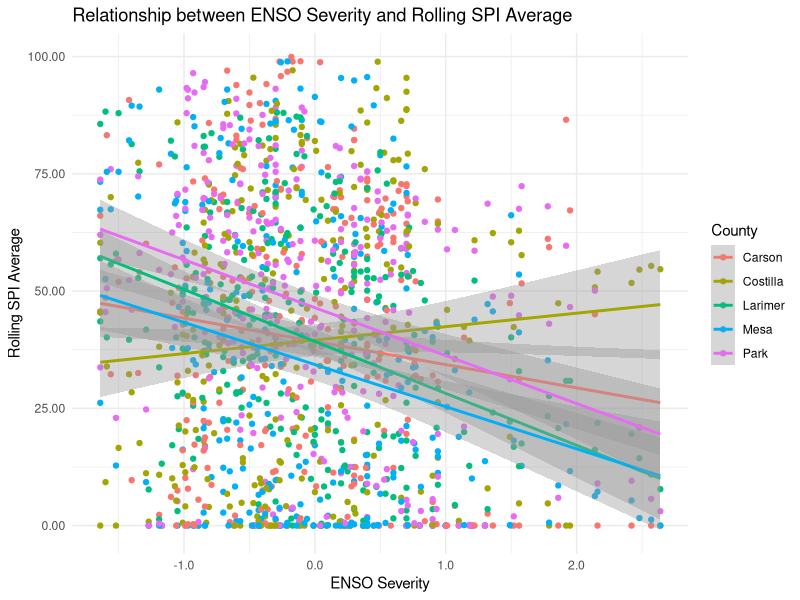
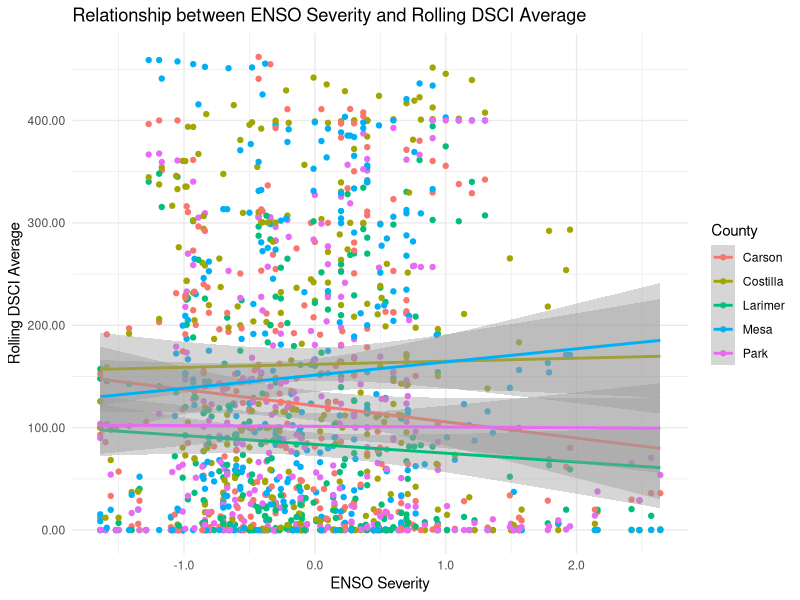
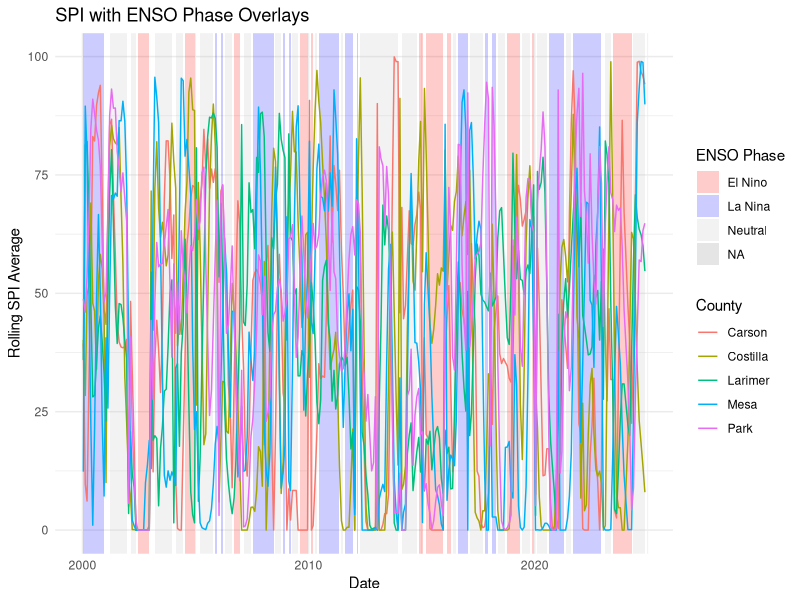
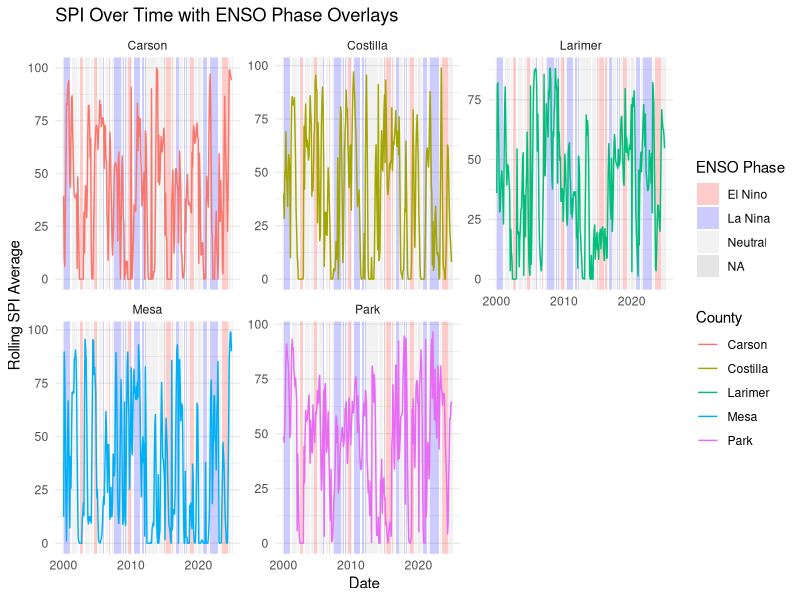
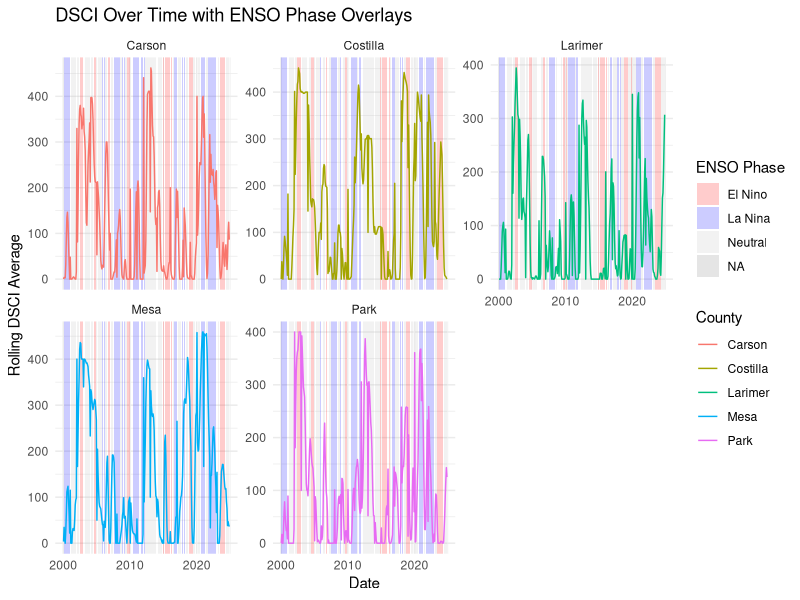

Source code (R) for these figures, in order:
## ---- chunk 1
library(here)
library(readxl)

# import Dataset as Tibble
data1 <- read_excel(here("data", "Final_Data (1).xlsx"), col_names = FALSE)

# change row 1 into column names
colnames(data1) <- as.character(data1[1, ])
data1 <- data1[-1, ]

# Convert date (for reference column) from numeric to Date 
data1$`Date (for Reference)` <- as.Date(as.numeric(data1$`Date (for Reference)`), origin = "1899-12-30")
## ---- chunk 2
library(dplyr)
library(tidyr)

# Select only the relevant columns (SPI/DSCI + ENSO + Date)
long_data <- data1 %>%
  select(`Date (for Reference)`, `ENSO Type`, `ENSO Severity`,
         starts_with("Rolling SPI Average"), starts_with("Rolling DSCI Average")) %>%
  pivot_longer(cols = starts_with("Rolling"),
               names_to = "Variable",
               values_to = "Value") %>%
  extract(Variable, into = c("Metric_Type", "County"), regex = "^(.*) ([^ ]+)$")

colnames(long_data) <- gsub(" ", "_", colnames(long_data))

# swap ENSO severity with ENSO type
long_data <- long_data %>%
  rename(`Temp_Column` = `ENSO_Severity`)

long_data <- long_data %>%
  rename(
    `ENSO_Severity` = `ENSO_Type`,
    `ENSO_Type` = `Temp_Column`
  )
# add underscores in all column names 
colnames(long_data) <- gsub(" ", "_", colnames(long_data))

# convert ENSO_severity and value to numeric
long_data$ENSO_Severity <- as.numeric(long_data$ENSO_Severity)
long_data$Value <- as.numeric(long_data$Value)
## ---- chunk 3
library(ggplot2)
library(scales)
library(dplyr)

ggplot(long_data %>% filter(Metric_Type == "Rolling SPI Average"),
       aes(x = `ENSO_Severity`, y = Value, color = County)) +
  geom_point() +
  geom_smooth(method = "lm") +
  labs(title = "Relationship between ENSO Severity and Rolling SPI Average",
       x = "ENSO Severity", y = "Rolling SPI Average") +
   scale_y_continuous(labels = number_format(accuracy = 0.01)) +  
  scale_x_continuous(labels = number_format(accuracy = 0.1)) +   
  theme_minimal()
## ---- chunk 4
ggplot(long_data %>% filter(Metric_Type == "Rolling DSCI Average"),
       aes(x = `ENSO_Severity`, y = Value, color = County)) +
  geom_point() +
  geom_smooth(method = "lm") +
  labs(title = "Relationship between ENSO Severity and Rolling DSCI Average",
       x = "ENSO Severity", y = "Rolling DSCI Average") +
   scale_y_continuous(labels = number_format(accuracy = 0.01)) +  
  scale_x_continuous(labels = number_format(accuracy = 0.1)) +   
  theme_minimal()
## ---- chunk 5
# Pearson correlation by county SPI
SPI_cor_results <- long_data %>%
  filter(Metric_Type == "Rolling SPI Average") %>%
  group_by(County) %>%
  summarise(correlation = cor(`ENSO_Severity`, Value, use = "complete.obs"),
            .groups = "drop")

print(SPI_cor_results)

# Linear Regression by county SPI
SPI_lm_results <- long_data %>%
  filter(Metric_Type == "Rolling SPI Average") %>%
  group_by(County) %>%
  group_map(~ summary(lm(Value ~ `ENSO_Severity`, data = .x)))

print(SPI_lm_results)
## ---- chunk 6

# Pearson correlation by county DSCI
DSCI_cor_results <- long_data %>%
  filter(Metric_Type == "Rolling DSCI Average") %>%
  group_by(County) %>%
  summarise(correlation = cor(`ENSO_Severity`, Value, use = "complete.obs"),
            .groups = "drop")

print(DSCI_cor_results)

# Linear Regression by county DSCI
DSCI_lm_results <- long_data %>%
  filter(Metric_Type == "Rolling DSCI Average") %>%
  group_by(County) %>%
  group_map(~ summary(lm(Value ~ `ENSO_Severity`, data = .x)))

print(DSCI_lm_results)
## ---- chunk 7
# more data cleaning

library(dplyr)

data1 <- data1 %>%
  rename(Date = `Date (for Reference)`)

long_data <- long_data %>%
  rename(Date = `Date_(for_Reference)`)

long_data <- long_data %>%
  left_join(data1 %>% select(Date, Rolling_3_Month_Date = `Rolling 3 Month Date`), by = "Date")
## ---- chunk 8
# Create a lookup table for center months of each rolling period
period_centers <- c(
  "JFM" = "02", "FMA" = "03", "MAM" = "04", "AMJ" = "05",
  "MJJ" = "06", "JJA" = "07", "JAS" = "08", "ASO" = "09",
  "SON" = "10", "OND" = "11", "NDJ" = "12", "DJF" = "01"
)

# Add a "centered" date column
long_data <- long_data %>%
  mutate(
    center_month = period_centers[`Rolling_3_Month_Date`],
    year = lubridate::year(Date),
    rolling_date = as.Date(paste(year, center_month, "15", sep = "-"))
  )
## ---- chunk 9
long_data <- long_data %>%
  mutate(
    ENSO_Phase = case_when(
      ENSO_Type %in% c("WE", "ME", "SE", "VSE") ~ "El Nino",
      ENSO_Type %in% c("WL", "ML", "SL") ~ "La Nina",
      ENSO_Type == "NONE" ~ "Neutral",
      TRUE ~ NA_character_ 
    )
  )

enso_bands <- long_data %>%
  select(rolling_date, ENSO_Phase) %>%
  distinct() %>%
  arrange(rolling_date) %>%
  mutate(group = cumsum(ENSO_Phase != lag(ENSO_Phase, default = first(ENSO_Phase)))) %>%
  group_by(group, ENSO_Phase) %>%
  summarise(start = min(rolling_date), end = max(rolling_date), .groups = "drop")

ggplot() +
  geom_rect(data = enso_bands,
            aes(xmin = start, xmax = end, ymin = -Inf, ymax = Inf, fill = ENSO_Phase),
            alpha = 0.2) +
  # SPI lines
  geom_line(data = long_data %>% filter(Metric_Type == "Rolling SPI Average"),
            aes(x = rolling_date, y = Value, color = County)) +
  scale_fill_manual(values = c("El Nino" = "red", "La Nina" = "blue", "Neutral" = "gray")) +
  labs(title = "SPI with ENSO Phase Overlays",
       x = "Date", y = "Rolling SPI Average",
       fill = "ENSO Phase", color = "County") +
  theme_minimal()

# Faceted Trends 
ggplot() +
  # ENSO shaded bands across all facets
  geom_rect(data = enso_bands,
            aes(xmin = start, xmax = end, ymin = -Inf, ymax = Inf, fill = ENSO_Phase),
            alpha = 0.2, inherit.aes = FALSE) +
  # SPI time series line
  geom_line(data = long_data %>% filter(Metric_Type == "Rolling SPI Average"),
            aes(x = rolling_date, y = Value, color = County)) +
  facet_wrap(~County, scales = "free_y") +
  scale_fill_manual(values = c("El Nino" = "red", "La Nina" = "blue", "Neutral" = "gray")) +
  labs(title = "SPI Over Time with ENSO Phase Overlays",
       x = "Date", y = "Rolling SPI Average",
       fill = "ENSO Phase", color = "County") +
  theme_minimal()

## ---- chunk 10
ggplot() +
  geom_rect(data = enso_bands,
            aes(xmin = start, xmax = end, ymin = -Inf, ymax = Inf, fill = ENSO_Phase),
            alpha = 0.2, inherit.aes = FALSE) +
  geom_line(data = long_data %>% filter(Metric_Type == "Rolling DSCI Average"),
            aes(x = rolling_date, y = Value, color = County)) +
  facet_wrap(~County, scales = "free_y") +
  scale_fill_manual(values = c("El Nino" = "red", "La Nina" = "blue", "Neutral" = "gray")) +
  labs(title = "DSCI Over Time with ENSO Phase Overlays",
       x = "Date", y = "Rolling DSCI Average",
       fill = "ENSO Phase", color = "County") +
  theme_minimal()

